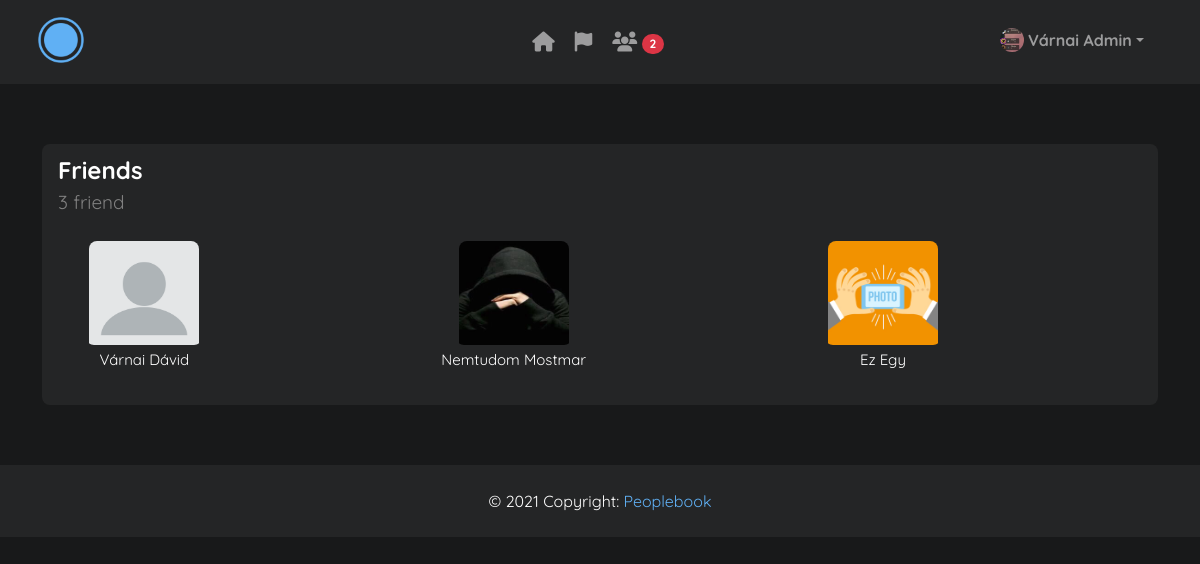
Screenshot of /friends/ (signed in) with the database file from the repository.
### blog/models.py (models this page shows, shortened)
class Profile(models.Model):
    GENDER_CHOICES = (
        ('Male', "Male"),
        ('Female', "Female"),
        ('Prefer not to say', "Prefer not to say"),
    )
    COUNTRY_CHOICES = (
        ('Hungary', "Hungary"),
        ('United States', "United States"),
    )
    user = models.OneToOneField(User, default=None, null=True, on_delete=models.CASCADE)
    bio = models.TextField(blank=True, null=True)
    birth_date = models.DateField(blank=True, null=True)
    gender = models.CharField(max_length=50, choices=GENDER_CHOICES, blank=True, null=True)
    country = models.CharField(max_length=50, choices=COUNTRY_CHOICES, blank=True, null=True)
    image = models.ImageField(upload_to="static/pics/profile_pics/", blank=True)
    background = models.ImageField(upload_to="static/pics/bg_pics/", blank=True)

class Friend(models.Model):
    user = models.ForeignKey(User, on_delete=models.CASCADE, related_name="user", default=None)
    friend = models.ForeignKey(User, on_delete=models.CASCADE, related_name="friend", default=None)

### blog/views.py (the view)
# urls.py: path('friends/', views.Friends_view, name='friends'),
@login_required
def Friends_view(request):
    friends = Friend.objects.filter(Q(user=request.user) | Q(friend=request.user)).all()
    friends_count = Friend.objects.filter(Q(user=request.user) | Q(friend=request.user)).count()
    context = {
        'title': 'Friends',
        'friends': friends,
        'friends_count': friends_count,
    }
    return render(request, "blog/friends.html", context)

### blog/templates/blog/friends.html (shortened to what this page needs)
{% extends "blog/base.html" %}
{% block content %}
    <div class="container">
        <div class="card">
            <div class="card-header">
                <div class="card-title" style="margin-bottom: 0;">Friends</div>
                <div class="card-sub-title" style="color: gray; font-size: 19px">{{ friends_count }} friend</div>
            </div>
            <div class="card-body text-center">
                <div class="row">
                    {% for friend in friends %}
                        {% if request.user.username == friend.user.username %}
                            <div class="col-4">
                                <div class="friend-card">
                                    <a href="/profile/{{ friend.friend.id }}">
                                        <img src="/{{ friend.friend.profile.image }}" alt="Friend{{forloop.counter}}" class="friend-img">
                                        <h5 class="friend-title">{{ friend.friend.get_full_name }}</h5>
                                    </a>
                                </div>
                            </div>
                        {% else %}
                            <div class="col-4">
                                <div class="friend-card">
                                    <a href="/profile/{{ friend.user.id }}">
                                        <img src="/{{ friend.user.profile.image }}" alt="Friend{{forloop.counter}}" class="friend-img">
                                        <h5 class="friend-title">{{ friend.user.get_full_name }}</h5>
                                    </a>
                                </div>
                            </div>
                        {% endif %}
                    {% endfor %}
                </div>
            </div>
        </div>
    </div>
{% endblock %}

### blog/templates/blog/navbar.html (shortened to what this page needs)
{% load static %}
<nav class="navbar navbar-expand-lg navbar-dark" id="navBar">
  <div class="container-fluid justify-content-between custom-nav">
    <div class="d-flex">
      <a class="navbar-brand me-2 mb-1 d-flex align-items-center" href="{% url 'home' %}">
        <img src="{% static 'pics/small_logo.png' %}" alt="Logo" id="navLogo">
      </a>
    </div>
    <ul class="navbar-nav flex-row d-none d-md-flex">
        <li class="nav-item me-3 me-lg-1">
          <a class="nav-link" href="{% url 'home' %}" title="Home">
            <span><i class="fas fa-home fa-lg"></i></span>
          </a>
        </li>
        <li class="nav-item me-3 me-lg-1">
          <a class="nav-link" href="{% url 'posts' %}" title="Posts">
            <span><i class="fas fa-flag fa-lg"></i></span>
          </a>
        </li>
        <li class="nav-item me-3 me-lg-1">
          <a class="nav-link" href="{% url 'friends' %}" title="Friends">
            <span><i class="fas fa-users fa-lg"></i></span>
            <span class="badge rounded-pill badge-notification bg-danger">2</span>
          </a>
        </li>
    </ul>
    {% if request.user.is_authenticated %}
    <ul class="flex-row">
        <div class="dropdown">
            <li class="nav-item me-3 me-lg-1" style="list-style-type: none;">
                <a class="nav-link d-sm-flex align-items-sm-center dropdown-toggle" href="" role="button" id="userDropMenu" data-bs-toggle="dropdown" aria-expanded="false">
                  <img src="/{{ request.user.profile.image }}" class="rounded-circle" height="24" alt="ProfilePicture">
                  <strong class="d-none d-sm-block ms-1">{{ request.user.get_full_name }}</strong>
                </a>
            </li>
        </div>
    </ul>
    {% endif %}
  </div>
</nav>

### static/css/base.css (style rules this page uses)
:root { --primary-color: #60b0f4; --gray-1: #18191a; --gray-2: #242526; --light-gray: #3a3b3c; --error-color: #e85e6c; --success-color: #5ee883; --border: 2px solid rgba(0,0,0,.125); --border-radius: 8px; }
body { background: rgb(235, 235, 235); color: white; font-family: 'Quicksand', sans-serif; }
#navBar, footer { background: #242526; }
#navBar a { font-size: 16px; }
#navLogo { width: 50px; }
.custom-nav { max-width: 96%; }
.flex-row .dropdown .nav-item .nav-link { color: rgba(255, 255, 255, 0.55); margin-top: 12px; }
.d-none { margin-left: 150px; text-align: center; }
body { background: var(--gray-1); }
.card { border-radius: var(--border-radius); background-color: var(--gray-2); border: none; margin-bottom: 25px; }
.card-header { background-color: unset; border: none; }
.card-title { font-size: 24px; font-weight: 700; margin-bottom: 2px; }
.friend-card { width: 50%; white-space: nowrap; }
.friend-card img { height: 110px; width: 110px; padding-bottom: 6px; border-radius: var(--border-radius); }
.friend-card a { text-decoration: none; }
.friend-title { color: white; font-size: 15px; font-weight: 400; padding-bottom: 12px; }

### rows the page displays
Friend: friend.profile.image (picture), friend.get_full_name "Várnai Dávid"
Friend: friend.profile.image (picture), friend.get_full_name "Nemtudom Mostmar"
Friend: user.profile.image (picture), user.get_full_name "Ez Egy"

### other values shown
{{ request.user.get_full_name }} "Várnai Admin"
{{ friends_count }} "3"
